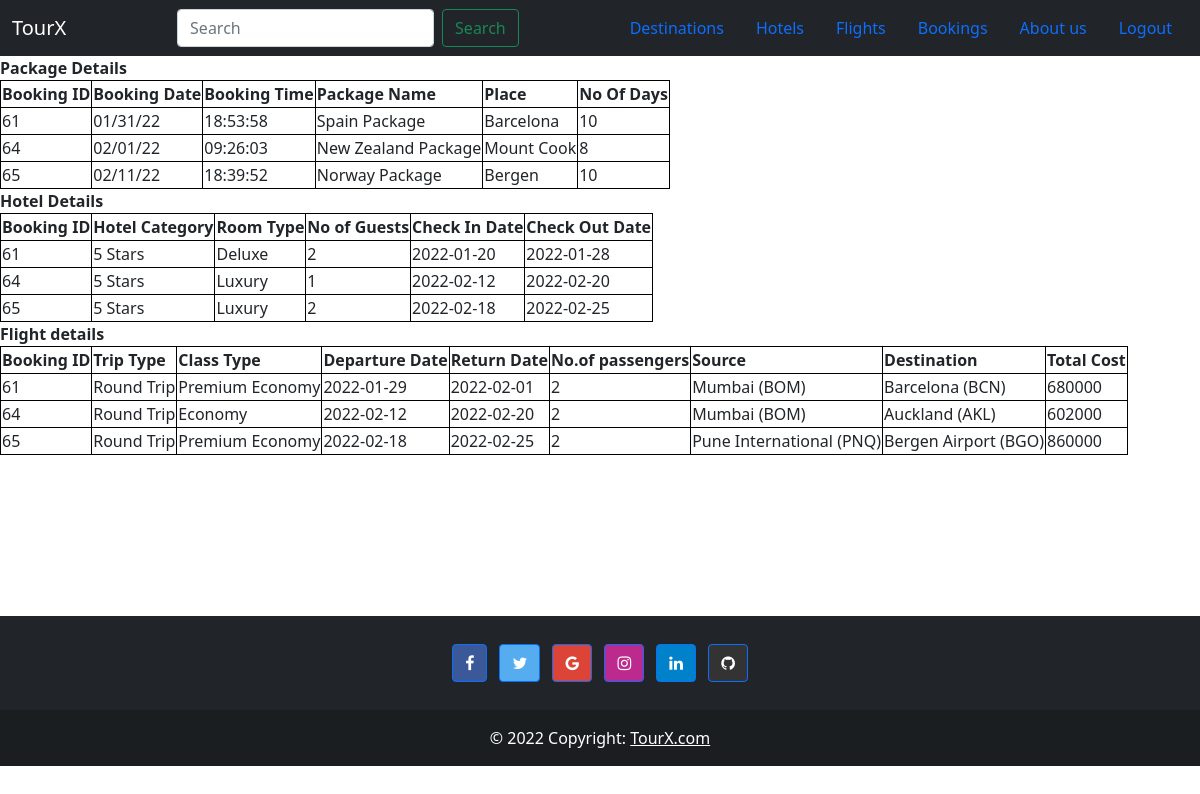
/bookings (signed in), run on the app's committed database.
### tables this page shows
CREATE TABLE "bookings" (
	"id"	INTEGER NOT NULL PRIMARY KEY AUTOINCREMENT,
	"name"	text NOT NULL,
	"email"	text NOT NULL,
	"passengers"	INTEGER NOT NULL,
	"package_name"	text NOT NULL,
	"place"	text NOT NULL,
	"no_of_days"	integer NOT NULL,
	"booking_date"	date NOT NULL,
	"booking_time"	TEXT,
	"category"	text NOT NULL,
	"room_type"	text NOT NULL,
	"no_of_guests"	integer NOT NULL,
	"check_in_date"	date NOT NULL,
	"check_out_date"	date NOT NULL,
	"trip_type"	text NOT NULL,
	"class_type"	text NOT NULL,
	"departure_d"	date NOT NULL,
	"return_d"	date NOT NULL,
	"source"	text NOT NULL,
	"destination"	text NOT NULL,
	"total_cost"	NUMERIC,
	"username"	text NOT NULL,
	FOREIGN KEY("username") REFERENCES "users"("username")
);

### app.py (the view)
@app.route('/bookings', methods=['GET', 'POST'])
def bookingdetails():
    if request.method == "GET":
        with sqlite3.connect('tour.db') as db:
            try:
                db.row_factory = sqlite3.Row
                cur = db.cursor()
                cur.execute("select * from bookings inner join users on users.username=bookings.username and users.username = ?", (session['username'],))
                rows = cur.fetchall()
                for row in rows:
                    print(row)
                return render_template("bookings.html", rows=rows)
            except:
                msg = "No Bookings yet!"
                return render_template("bookings.html", msg = msg)
    return render_template("home.html")

### templates/bookings.html (shortened to what this page needs)
{% extends "layout.html" %}
{% block body %}
<nav class="navbar navbar-expand-lg navbar-dark bg-dark">
    <div class="container-fluid">
        <a class="navbar-brand" href="/home">TourX</a>
        <form class="d-flex">
        <input class="form-control me-2" type="search" placeholder="Search" aria-label="Search">
        <button class="btn btn-outline-success" type="submit">Search</button>
        </form>
        <ul class="nav nav-pills">
            <li class="nav-item">
                <a class="nav-link" href="{{ url_for('destinations') }}">Destinations</a>
            </li>
            <li class="nav-item">
                <a class="nav-link" href="{{ url_for('hotels') }}">Hotels</a>
            </li>
            <li class="nav-item">
                <a class="nav-link" href="{{ url_for('flights') }}">Flights</a>
            </li>
            <li class="nav-item">
                <a class="nav-link" href="{{ url_for('bookingdetails') }}">Bookings</a>
            </li>
            <li class="nav-item">
                <a class="nav-link" href="{{ url_for('about') }}">About us</a>
            </li>
            <li class="nav-item">
                <a class="nav-link" href="{{ url_for('logout') }}">Logout</a>
            </li>
        </ul>
    </div>
</nav>
<section class="bookings" style="height: 70vh;">
    <form action="/bookings" method="post">
        <table>
            <thead><b> Package Details </b></thead>
            <tr>
                <th>Booking ID</th>
                <th>Booking Date</th>
                <th>Booking Time</th>
                <th>Package Name</th>
                <th>Place</th>
                <th>No Of Days</th>
            </tr>
            {% for row in rows %}
            <tr>
                <td>{{ row['id'] }}</td>
                <td>{{ row['booking_date'] }}</td>
                <td>{{ row['booking_time'] }}</td>
                <td>{{ row['package_name'] }}</td>
                <td>{{ row['place'] }}</td>
                <td>{{ row['no_of_days'] }}</td>
            </tr>
            {% endfor %}
        </table>
        <table>
            <thead><b> Hotel Details </b></thead>
            <tr>
                <th>Booking ID</th>
                <th>Hotel Category</th>
                <th>Room Type</th>
                <th>No of Guests</th>
                <th>Check In Date</th>
                <th>Check Out Date</th>
            </tr>
            {% for row in rows %}
            <tr>
                <td>{{ row['id'] }}</td>
                <td>{{ row['category'] }}</td>
                <td>{{ row['room_type'] }}</td>
                <td>{{ row['no_of_guests'] }}</td>
                <td>{{ row['check_in_date'] }}</td>
                <td>{{ row['check_out_date'] }}</td>
            </tr>
            {% endfor %}
        </table>
        <table>
            <thead><b> Flight details </b></thead>
            <tr>
                <th>Booking ID</th>
                <th>Trip Type</th>
                <th>Class Type</th>
                <th>Departure Date</th>
                <th>Return Date</th>
                <th>No.of passengers</th>
                <th>Source</th>
                <th>Destination</th>
                <th>Total Cost</th>
            </tr>
            {% for row in rows %}
            <tr>
                <td>{{ row['id'] }}</td>
                <td>{{ row['trip_type'] }}</td>
                <td>{{ row['class_type'] }}</td>
                <td>{{ row['departure_d'] }}</td>
                <td>{{ row['return_d'] }}</td>
                <td>{{ row['passengers'] }}</td>
                <td>{{ row['source'] }}</td>
                <td>{{ row['destination'] }}</td>
                <td>{{ row['total_cost'] }}</td>
            </tr>
            {% endfor %}
        </table>
    </form>
</section>
<footer class="bg-dark text-center text-white">
    <div class="container p-4 pb-0">
      <section class="mb-4">
        <a class="btn btn-primary btn-floating m-1" style="background-color: #3b5998;" href="#!" role="button">
          <i class="fa fa-facebook-f"></i>
        </a>
        <a class="btn btn-primary btn-floating m-1" style="background-color: #55acee;" href="#!" role="button">
          <i class="fa fa-twitter"></i>
        </a>
        <a class="btn btn-primary btn-floating m-1" style="background-color: #db4437;" href="#!" role="button">
          <i class="fa fa-google"></i>
        </a>
        <a class="btn btn-primary btn-floating m-1" style="background-color: #bc2a8d;" href="#!" role="button">
          <i class="fa fa-instagram"></i>
        </a>
        <a class="btn btn-primary btn-floating m-1" style="background-color: #0082ca;" href="#!" role="button">
          <i class="fa fa-linkedin"></i>
        </a>
        <a class="btn btn-primary btn-floating m-1" style="background-color: #333333;" href="#!" role="button">
          <i class="fa fa-github"></i>
        </a>
      </section>
    </div>
    <div class="text-center p-3" style="background-color: rgba(0, 0, 0, 0.2);">
      © 2022 Copyright:
      <a class="text-white" href="https://tourxbootstrap.com/">TourX.com</a>
    </div>
  </footer>
{% endblock %}

### templates/bookings.html (style rules this page uses)
tr, th, td { border: 1px solid black; }

### data on the page
bookings: id "61", booking_date "01/31/22", booking_time "18:53:58", package_name "Spain Package", place "Barcelona", no_of_days "10", category "5 Stars", room_type "Deluxe", no_of_guests "2", check_in_date "2022-01-20", check_out_date "2022-01-28", trip_type "Round Trip", class_type "Premium Economy", departure_d "2022-01-29", return_d "2022-02-01", passengers "2", source "Mumbai (BOM)", destination "Barcelona (BCN)", total_cost "680000"
bookings: id "64", booking_date "02/01/22", booking_time "09:26:03", package_name "New Zealand Package", place "Mount Cook", no_of_days "8", category "5 Stars", room_type "Luxury", no_of_guests "1", check_in_date "2022-02-12", check_out_date "2022-02-20", trip_type "Round Trip", class_type "Economy", departure_d "2022-02-12", return_d "2022-02-20", passengers "2", source "Mumbai (BOM)", destination "Auckland (AKL)", total_cost "602000"
bookings: id "65", booking_date "02/11/22", booking_time "18:39:52", package_name "Norway Package", place "Bergen", no_of_days "10", category "5 Stars", room_type "Luxury", no_of_guests "2", check_in_date "2022-02-18", check_out_date "2022-02-25", trip_type "Round Trip", class_type "Premium Economy", departure_d "2022-02-18", return_d "2022-02-25", passengers "2", source "Pune International (PNQ)", destination "Bergen Airport (BGO)", total_cost "860000"
